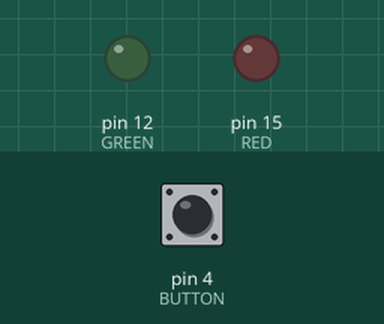
Recording of a sketch running on a simulated Arduino Uno, built with avr-gcc and run on an emulated ATmega328P. On the bench: output pins drawn as LEDs (lit = HIGH). The test bench sets the inputs (shaded band); at power-on: pin 4 (BUTTON) HIGH.

Above: at 1.2 s.
1.3 s: pin 4 (BUTTON) pulled LOW for 0.15 s
At 3.6 s:
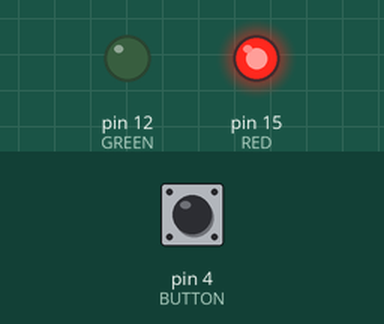
4.4 s: pin 4 (BUTTON) pulled LOW for 1 s
At 4.7 s:
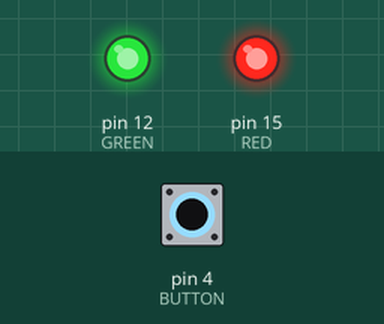
6.9 s: pin 4 (BUTTON) pulled LOW for 3.2 s
At 7.8 s:
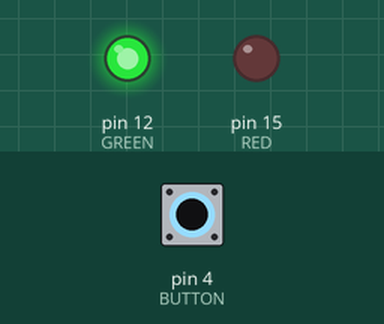
Timing chart, 0 to 16.5 s (numbered marks = the images above; inputs shaded):
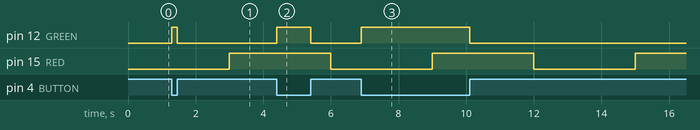

Measured:
- after the input at 1.3 s, pin 12 (GREEN): LOW → HIGH at once, → LOW 0.15 s later
- after the input at 4.4 s, pin 12 (GREEN): LOW → HIGH at once, → LOW 1.0 s later
- after the input at 6.9 s, pin 12 (GREEN): LOW → HIGH at once, → LOW 3.2 s later

The sketch:

ledSwithDependentMillis.ino
```cpp
/*example 1

1. ให้ไฟสีแดงกระพริบติด 3 วิ ดับ 3 วิ ตลอดเวลา
2. เมื่อกดปุ่ม ให้ไฟสีเขียวติดทันที
3. เมื่อปล่อยปุ่ม ให้ไฟสีเขียวดับ */

/***** Write by Mr. Pornchai Thong-in. Office Mahasarakham Technical College ******/

int ledState = LOW;             // ledState used to set the LED
unsigned long previousMillis = 0;        // will store last time LED was updated
const long interval = 3000;           // interval at which to blink (milliseconds)

const int BUTTON = 4;
const int RED = 15;
const int GREEN = 12;
//const int BLUE = 13;

int stateButton;

void setup() {
  // set the digital pin as output:
  pinMode(RED, OUTPUT);
  pinMode(GREEN, OUTPUT);
  // pinMode(BLUE, OUTPUT);
  // set the digital pin as output:
  pinMode(BUTTON, INPUT);
}

void loop() {
  unsigned long currentMillis = millis();

  if (currentMillis - previousMillis >= interval) {
   previousMillis = currentMillis; // save the last time you blinked the LED

    // if the LED is off turn it on and vice-versa:

//    if (ledState == LOW) {
//      ledState = HIGH;
//    } else {
//      ledState = LOW;
//    }
    ledState =! ledState;
    digitalWrite(RED, ledState);  // set the LED with the ledState of the variable:
  }

   // Check switch pressed or not
  stateButton = digitalRead(BUTTON);
  if(stateButton == 0){
    digitalWrite(GREEN, HIGH);
    }
    else{
    digitalWrite(GREEN, LOW);
      }
}
```
